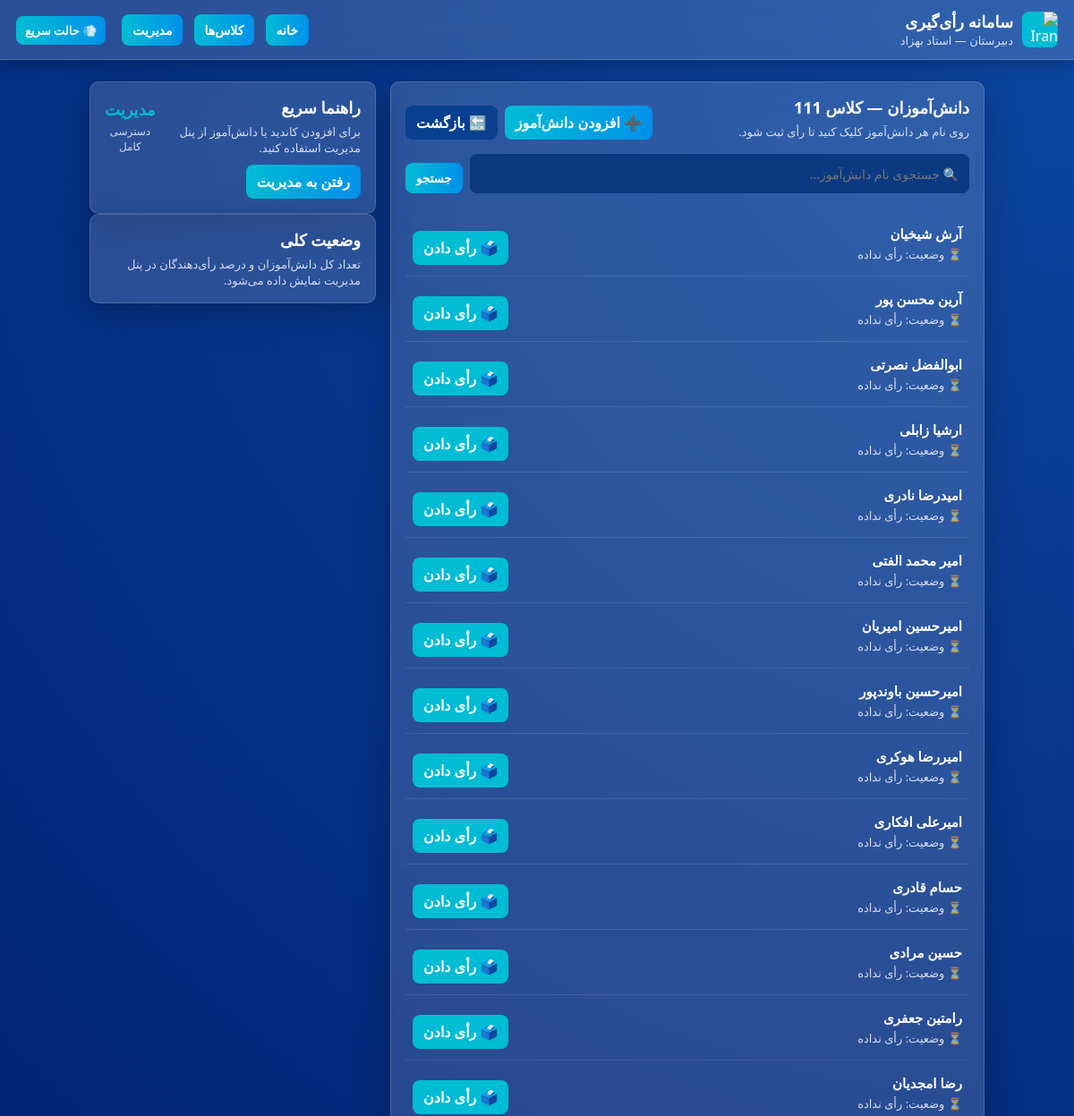
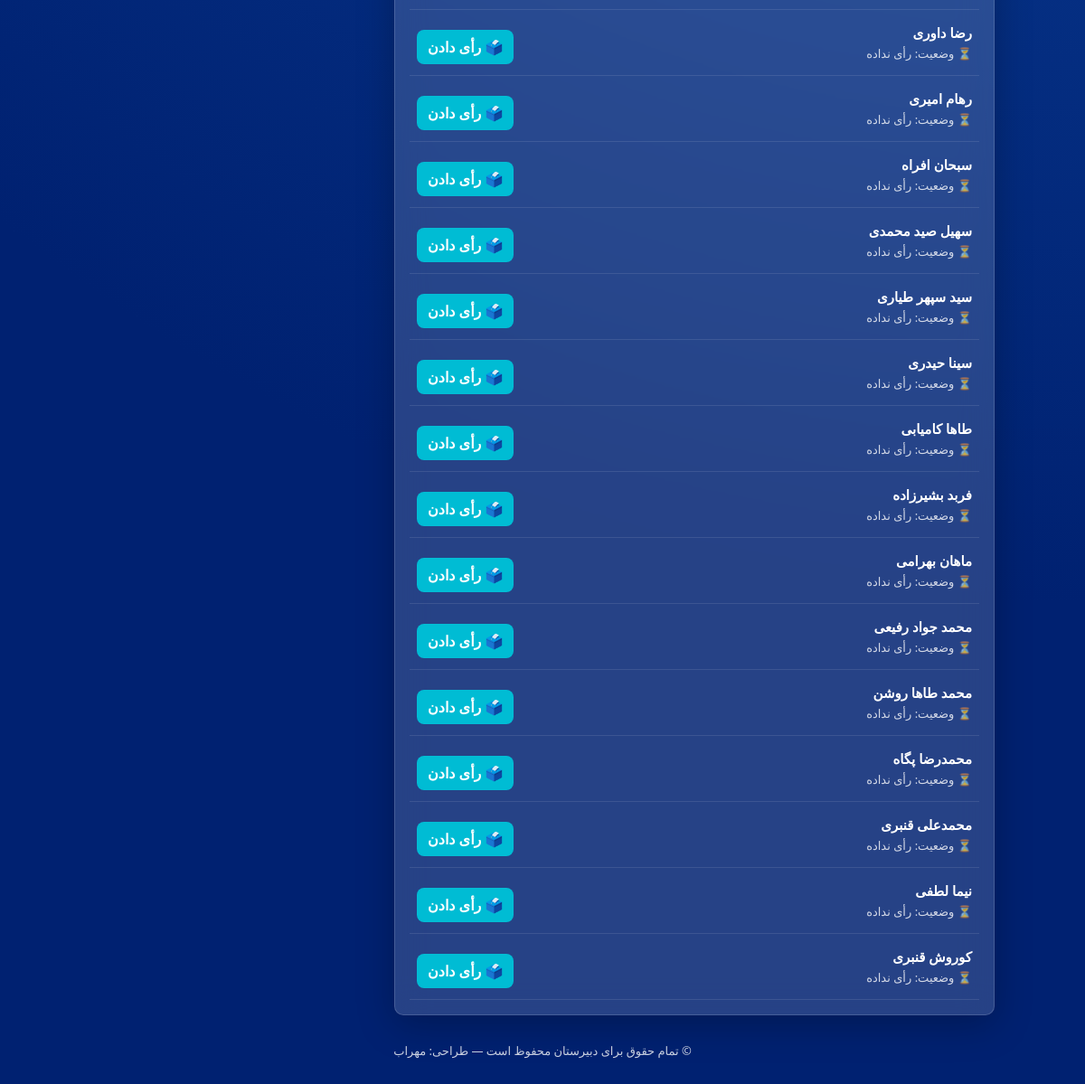
Page /class/2 on the committed database (2 pictures, top to bottom).
### tables this page shows
CREATE TABLE classes (
            id INTEGER PRIMARY KEY AUTOINCREMENT,
            name TEXT UNIQUE
        );

CREATE TABLE students (
            id INTEGER PRIMARY KEY AUTOINCREMENT,
            name TEXT,
            class_id INTEGER,
            voted INTEGER DEFAULT 0,
            UNIQUE(name, class_id)
        );

### app.py (the view)
@app.route("/class/<int:class_id>")
def students_list(class_id):
    theme = session.get("theme", "glass")
    search = request.args.get("search", "").strip()
    conn = connect_db()
    cur = conn.cursor()
    if search:
        cur.execute("""
            SELECT id, name, voted FROM students
            WHERE class_id = ? AND name LIKE ?
            ORDER BY name
        """, (class_id, f"%{search}%"))
    else:
        cur.execute("SELECT id, name, voted FROM students WHERE class_id=? ORDER BY name", (class_id,))
    students = cur.fetchall()
    cur.execute("SELECT name FROM classes WHERE id=?", (class_id,))
    cls = cur.fetchone()
    class_name = cls[0] if cls else ""
    conn.close()
    return render_template("students_list.html",
                           students=students,
                           class_id=class_id,
                           class_name=class_name,
                           search=search,
                           theme=theme)

### app.py (called while the page is built)
def connect_db():
    return sqlite3.connect(DB)

### templates/students_list.html (shortened to what this page needs)
{% extends "base.html" %}
{% block content %}
<div class="card">
    <header class="card-header" style="display:flex; justify-content:space-between; align-items:center; flex-wrap:wrap; gap:12px;">
        <div>
            <h2 class="h-main">دانش‌آموزان — کلاس {{ class_name }}</h2>
            <p class="muted">روی نام هر دانش‌آموز کلیک کنید تا رأی ثبت شود.</p>
        </div>
        <div style="display:flex; gap:8px; flex-wrap:wrap;">
            <a href="{{ url_for('add_student', class_id=class_id) }}" class="btn">➕ افزودن دانش‌آموز</a>
            <a href="{{ url_for('select_class') }}" class="btn" style="background:#09408f;">🔙 بازگشت</a>
        </div>
    </header>
    <form method="get" action="" style="margin-top:16px; display:flex; gap:8px; flex-wrap:wrap;">
        <input
            type="text"
            name="search"
            value="{{ search }}"
            placeholder="🔍 جستجوی نام دانش‌آموز..."
            style="
                flex:1;
                padding:10px 12px;
                border:none;
                border-radius:8px;
                font-size:14px;
                outline:none;
                background:#0b3a82;
                color:white;
            "
        >
        <button type="submit" class="btn">جستجو</button>
    </form>
    <div style="margin-top:20px;">
        {% if students %}
            {% for s in students %}
                <div
                    class="student-row"
                    style="
                        display:flex;
                        justify-content:space-between;
                        align-items:center;
                        padding:12px 8px;
                        border-bottom:1px solid rgba(255,255,255,0.1);
                        transition:background 0.2s;
                    "
                    onmouseover="this.style.background='rgba(255,255,255,0.05)'"
                    onmouseout="this.style.background='transparent'"
                >
                    <div>
                        <div style="font-weight:600; font-size:15px;">{{ s[1] }}</div>
                        <div class="muted" style="margin-top:4px; font-size:13px;">
                            {% if s[2] == 1 %}
                                ✅ وضعیت: رأی داده
                            {% else %}
                                ⏳ وضعیت: رأی نداده
                            {% endif %}
                        </div>
                    </div>
                    <div>
                        {% if s[2] == 1 %}
                            <span style="color:var(--muted); font-weight:700;">✔ ثبت‌شده</span>
                        {% else %}
                            <a
                                href="{{ url_for('vote', class_id=class_id, student_id=s[0]) }}"
                                class="btn"
                                style="background:var(--accent);"
                            >🗳️ رأی دادن</a>
                        {% endif %}
                    </div>
                </div>
            {% endfor %}
        {% else %}
            <p class="muted" style="text-align:center; padding:16px;">هیچ دانش‌آموزی پیدا نشد.</p>
        {% endif %}
    </div>
</div>
{% endblock %}

### templates/base.html (style rules this page uses)
:root { --bg-start: #0d47a1; --bg-end: #002171; --card-glass: rgba(255,255,255,0.15); --accent: #00bcd4; --accent-hover: #26c6da; --white: #ffffff; --muted: rgba(255,255,255,0.8); }
* { box-sizing: border-box; margin:0; padding:0; font-family: Vazirmatn, system-ui, -apple-system, "Segoe UI", Roboto, Arial; }
body.theme-glass { background: radial-gradient(circle at top right, var(--bg-start), var(--bg-end) 70%); color: var(--white); -webkit-font-smoothing: antialiased; min-height: 100vh; }
body.theme-glass .card { background: var(--card-glass); backdrop-filter: blur(18px); box-shadow: 0 10px 40px rgba(0,0,0,0.25); border: 1px solid rgba(255,255,255,0.15); transition: all 0.4s ease; }
.card { border-radius: 10px; padding: 16px; }
.h-main { font-size: 18px; margin-bottom: 6px; font-weight: 700; }
.muted { color: var(--muted); font-size: 13px; }
.btn { display: inline-block; padding: 8px 12px; border-radius: 8px; font-weight: 700; cursor: pointer; border: none; text-decoration: none; color: var(--white); background: linear-gradient(90deg, var(--accent), #0091ea); margin-top: 10px; }

### rows in the picture
classes: name "111"
students: name "آرش شیخیان", voted "⏳ وضعیت: رأی نداده"
students: name "آرین محسن پور", voted "⏳ وضعیت: رأی نداده"
students: name "ابوالفضل نصرتی", voted "⏳ وضعیت: رأی نداده"
students: name "ارشیا زابلی", voted "⏳ وضعیت: رأی نداده"
students: name "امیدرضا نادری", voted "⏳ وضعیت: رأی نداده"
students: name "امیر محمد الفتی", voted "⏳ وضعیت: رأی نداده"
students: name "امیرحسین امیریان", voted "⏳ وضعیت: رأی نداده"
students: name "امیرحسین باوندپور", voted "⏳ وضعیت: رأی نداده"
students: name "امیررضا هوکری", voted "⏳ وضعیت: رأی نداده"
students: name "امیرعلی افکاری", voted "⏳ وضعیت: رأی نداده"
students: name "حسام قادری", voted "⏳ وضعیت: رأی نداده"
students: name "حسین مرادی", voted "⏳ وضعیت: رأی نداده"
students: name "رامتین جعفری", voted "⏳ وضعیت: رأی نداده"
students: name "رضا امجدیان", voted "⏳ وضعیت: رأی نداده"
students: name "رضا داوری", voted "⏳ وضعیت: رأی نداده"
students: name "رهام امیری", voted "⏳ وضعیت: رأی نداده"
students: name "سبحان افراه", voted "⏳ وضعیت: رأی نداده"
students: name "سهیل صید محمدی", voted "⏳ وضعیت: رأی نداده"
students: name "سید سپهر طیاری", voted "⏳ وضعیت: رأی نداده"
students: name "سینا حیدری", voted "⏳ وضعیت: رأی نداده"
students: name "طاها کامیابی", voted "⏳ وضعیت: رأی نداده"
students: name "فربد بشیرزاده", voted "⏳ وضعیت: رأی نداده"
students: name "ماهان بهرامی", voted "⏳ وضعیت: رأی نداده"
students: name "محمد جواد رفیعی", voted "⏳ وضعیت: رأی نداده"
students: name "محمد طاها روشن", voted "⏳ وضعیت: رأی نداده"
students: name "محمدرضا پگاه", voted "⏳ وضعیت: رأی نداده"
students: name "محمدعلی قنبری", voted "⏳ وضعیت: رأی نداده"
students: name "نیما لطفی", voted "⏳ وضعیت: رأی نداده"
students: name "کوروش قنبری", voted "⏳ وضعیت: رأی نداده"
